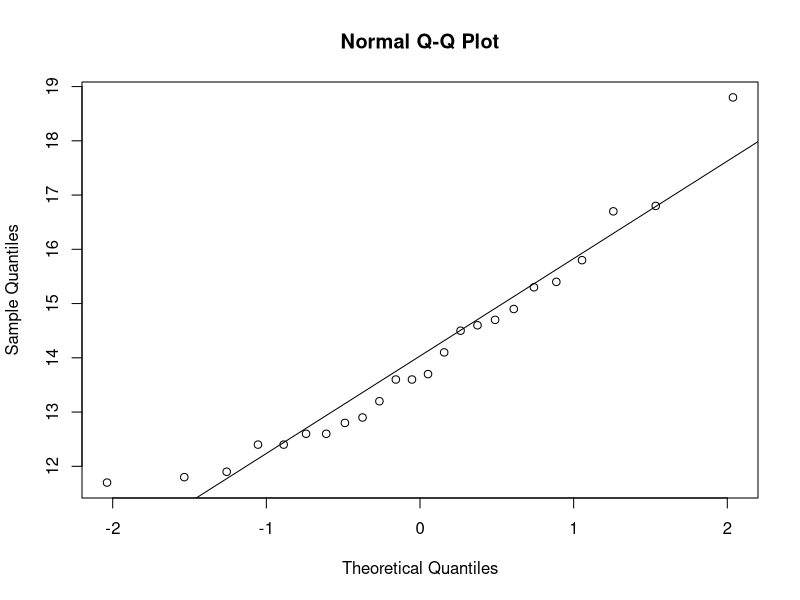
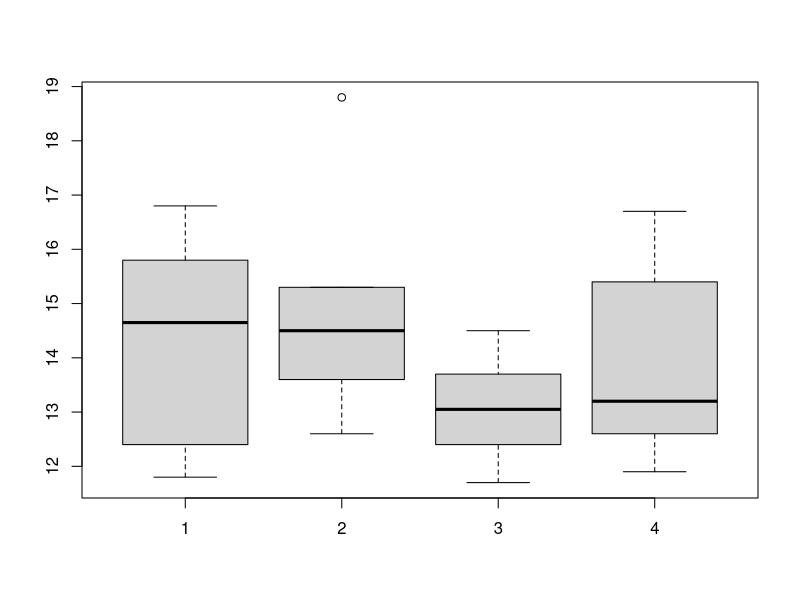

Here is the R script that generated these plots, in order: (Note: this script raises an error after producing the figures.)
library('nortest')
skole<-read.table("skole.txt",header=T)
skole_skupa<-as.vector(skole)
skole_skupa<-unlist(skole_skupa)
format(pbinom(0:24,24,1/2),scientific=FALSE)
pbinom(8,24,1/2)


y = sort(skole_skupa)
dg1 = y[7]
gg1 = y[16]
dg1
gg1
# 90% p.i. dobiven ovom metodom je <12.6,14.6>

# Bootstrap
B = 500
boot = numeric(B)
for( b in 1:B ){
  temp = sample(skole_skupa,replace = T, prob=rep(1/24,24))
  boot[b] = median(temp)  
}
boot.gg = 2*mean(boot) - quantile(boot,0.05)
boot.dg = 2*mean(boot) - quantile(boot,0.95)
boot.gg
boot.dg

# 90% p.i. za medijan dobiven bootstrap metodom je <12.886, 14.686>





# Kako je 14.4 u oba pouzdana intervala, zaključujemo da ne bismo odbacili hipotezu o jednakosti očekivanog
# vremena da se istrči 100m za naše i europske učenike

# Parametarska metoda - t test
t.test(skole_skupa, mu = 14.4,alternative="less")$p.value
# Ovim testom zaključujemo isto (p-vrijednost 16%)
# Pretpostavke testa - normalnost
lillie.test(skole_skupa)
qqnorm(skole_skupa)
abline(mean(skole_skupa),sd(skole_skupa))
# Nemamo puno podataka, ali cini se ok

# b)
# Grafička usporedba
boxplot(skole[[1]], skole[[2]], skole[[3]], skole[[4]])
which(skole==min(skole))
# Škola pobjednika je A
# ANOVA metodom provjeravamo slabiju pretpostavku - ima li općenito razlike u vremenima
# među školama
new_skole = data.frame(skola = c(rep('A',6), rep('B',6),rep('C',6),rep('D',6)),vrijeme = skole_skupa)
anova(lm(pom$vrijem ~ new_skole$skola))
# p-vrijednost ANOVA testa je 36% - zaključujemo da nema razlike u vremenima trčanja za škole
# (Pa onda ni da pobjednička škola nije značajno različita)
# Pretpostavke - normalnost svakog poduzorka, nezavnisnost poduzoraka

# Neparametarska metoda
kruskal.test(vrijeme~skola,data=new_skole)
# P-vrijednost 38% - nikako ne odbacujemo nul hipotezu da je škola pobjednika jednako dobra kao ostale u trčanju
